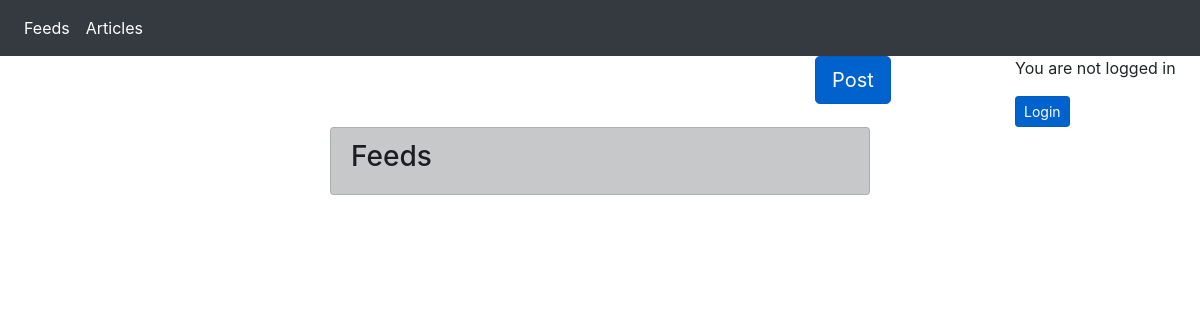
Before: / with the older database file.
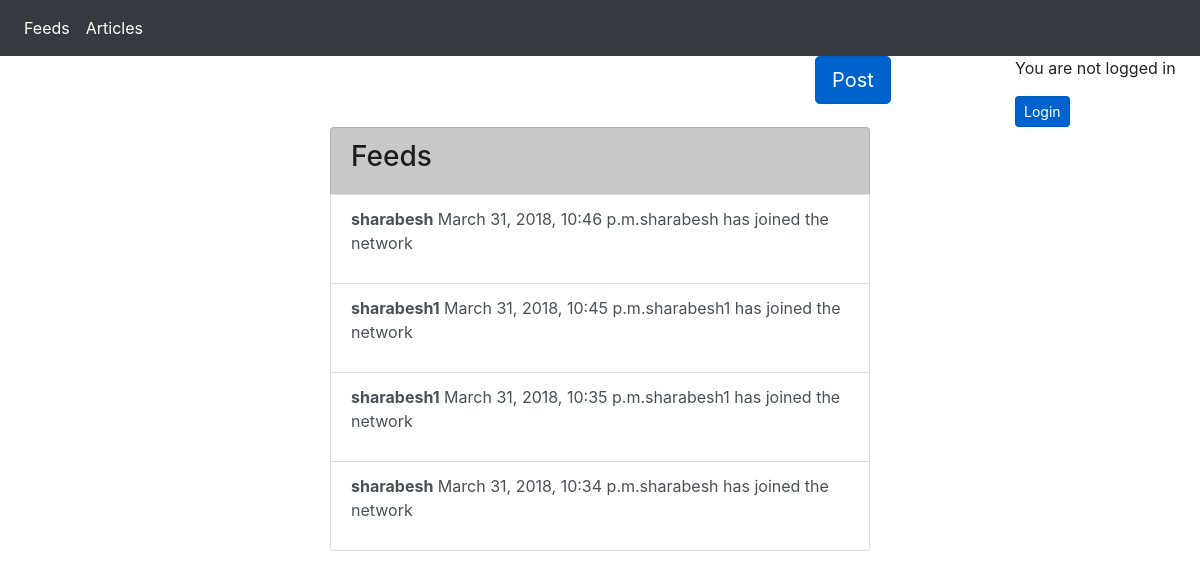
After: the same page with the newer database file.
### feed/models.py (models this page shows, shortened)
class Feed(models.Model):
	user = models.CharField(max_length=50)
	time = models.DateTimeField()
	method = models.CharField(max_length = 50,null = True, blank = True)
	content = models.TextField()

### feed/views.py (the view)
# urls.py: url(r'^$',views.index,name = 'index'),
def index(request):
	return render(request,'feed/feed.html',{'title':'Feeds','userData': Feed.objects.all().order_by('-time')})

### feed/templates/feed/feed.html (shortened to what this page needs)
{% extends "feed/basic.html" %}
{% block content %}
	<div class="list-group">
        <a href="/" id="list" class="list-group-item list-group-item-action list-group-item-dark"><h3>Feeds</h3></a>
            {% for u in userData %}
                <a href="{% if u.method == 'login' %}/{% else %}/article{% endif %}" class="list-group-item list-group-item-action"><p><b>{{u.user}}</b> {{u.time}}{{u.content}}</p></a>
            {% endfor %}
    </div>
{% endblock %}

### feed/templates/feed/basic.html (shortened to what this page needs)
<!DOCTYPE html>
<html lang="en">
<head>
  {% load staticfiles %}
  <link rel="stylesheet" type="text/css" href="{% static 'feed/css/bootstrap.min.css' %}">
</head>
<body>
      <nav class="navbar navbar-expand-sm bg-dark navbar-dark">
        <ul class="navbar-nav">
          <li class="nav-item active">
            <a class="nav-link" href="/">Feeds</a>
          </li>
          <li class="nav-item active">
            <a class="nav-link" href="/article">Articles</a>
            </li>
        </ul>
      </nav>
      <div class="container-fluid">
        {% block content1 %}
          <div class="row justify-content-end">
            <div class="col-2">
                <a href="/compose" class="btn btn-primary btn-lg active" role="button" aria-pressed="true">Post</a>
            </div>
            <div class="col-2">
              {% if user.is_authenticated %}
                <p>Logged in as {{user.username}}</p>
                <a href="/logout" class="btn btn-primary btn-sm active">Logout</a>
              {% else %}
                <p>You are not logged in</p>
                <a href="/login" class="btn btn-primary btn-sm active">Login</a>
              {% endif %}
            </div>
          </div>
        {% endblock %}
      </div>
      <div class="container">
        <div class="row justify-content-center">
          <div class="col-6">
              {% block content %}
              {% endblock %}
          </div>
        </div>
      </div>
</body>
</html>

Changed rows visible on the page:
added Feed: user "sharabesh", time "March 31, 2018, 10:46 p.m.", content "sharabesh has joined the network"
added Feed: user "sharabesh1", time "March 31, 2018, 10:45 p.m.", content "sharabesh1 has joined the network"
added Feed: user "sharabesh1", time "March 31, 2018, 10:35 p.m.", content "sharabesh1 has joined the network"
added Feed: user "sharabesh", time "March 31, 2018, 10:34 p.m.", content "sharabesh has joined the network"
